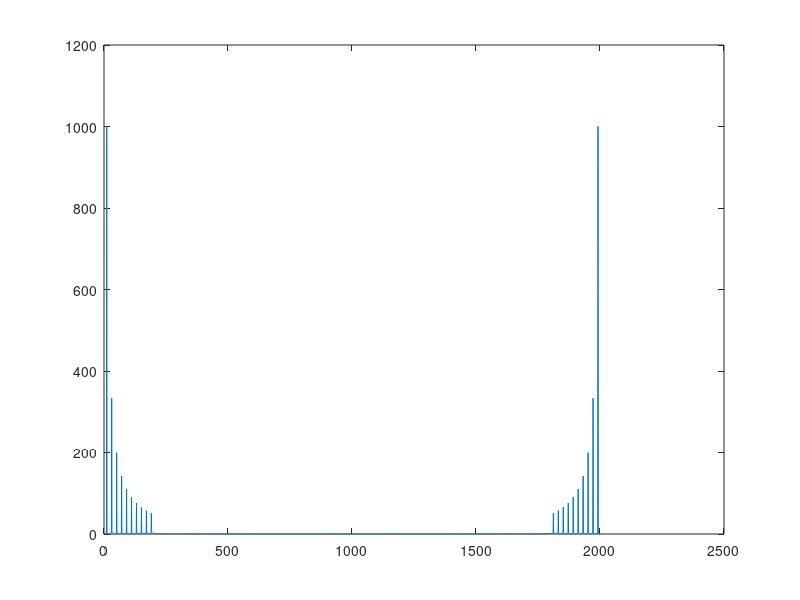
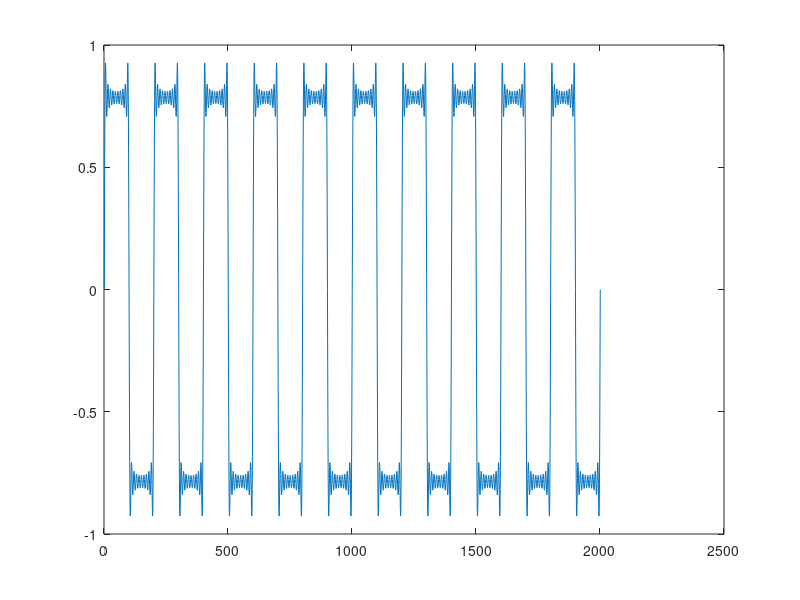

MATLAB code for these plots, in order:
a=(-10:0.01:10);
x=zeros(1,length(a));
for k=1:10
    a_k=(2*k-1)*a*pi;
    x=x+sin(a_k)/(2*k-1);
end
z=fft(x);
y=abs(z);
plot(y);
figure();
plot(x);